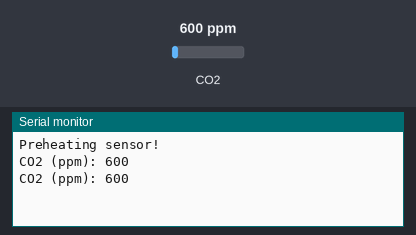
Bench run of a sketch on a simulated ESP32. Parts: the last lines printed to the serial monitor. Inputs (shaded band) come from the test bench; at power-on: CO2 600 ppm.

Above: at 2.8 s.
2.9 s: CO2 set to 452 ppm
At 4.8 s:
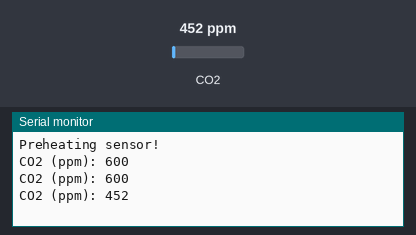
5.6 s: CO2 set to 1050 ppm
At 7.1 s:
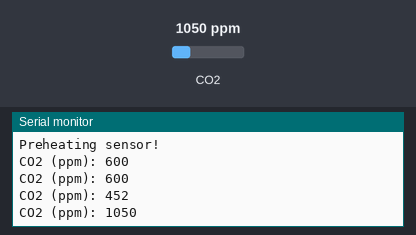
Timing chart, 0 to 8.6 s (numbered marks = the images above; inputs shaded):
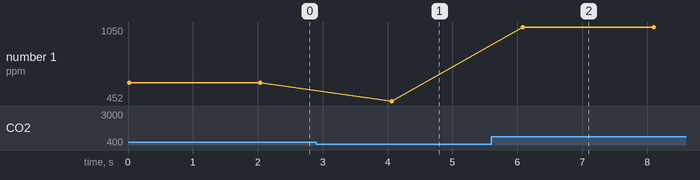

Measured:
- after the input at 2.9 s, the serial monitor: prints a new line after 1.2 s (image 1)
- after the input at 5.6 s, the serial monitor: prints a new line after 0.48 s (image 2)
- plotted number 1: 600 → 452 after the input at 2.9 s, 452 → 1050 after the input at 5.6 s

The sketch:

MH-Z19C.ino
```cpp
#include "MHZ19.h"

#define RX_PIN 33                                          // Rx pin which the MHZ19 Tx pin is attached to
#define TX_PIN 32                                          // Tx pin which the MHZ19 Rx pin is attached to
#define BAUDRATE 9600

MHZ19 myMHZ19;
HardwareSerial mySerial(1); // Use UART channel 1

void setup() {
  Serial.begin(9600);
  mySerial.begin(BAUDRATE, SERIAL_8N1, 32, 33);
  myMHZ19.begin(mySerial);
  myMHZ19.autoCalibration(false);
  Serial.println("Preheating sensor!");
  //delay(120000);

}

void loop() {
  int CO2;
  CO2 = myMHZ19.getCO2();
  Serial.print("CO2 (ppm): ");
  Serial.println(CO2);

  delay(2000);
}
```
